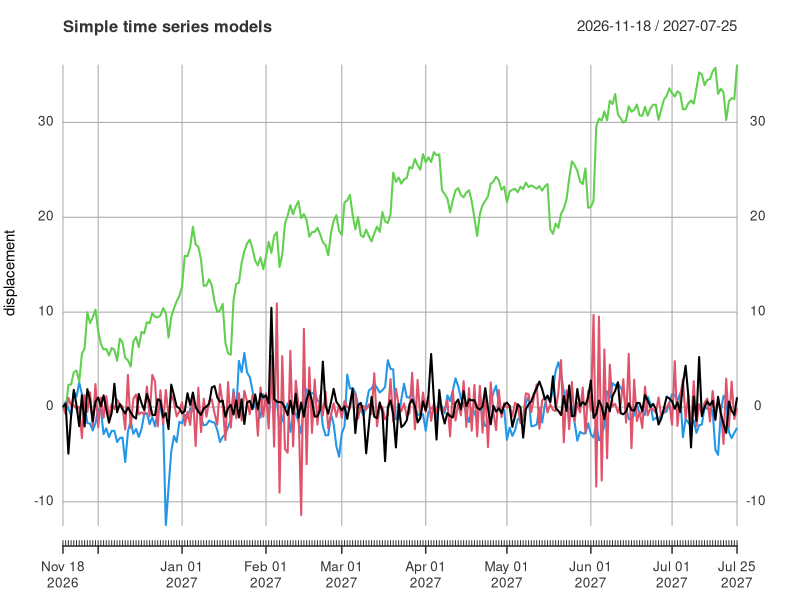
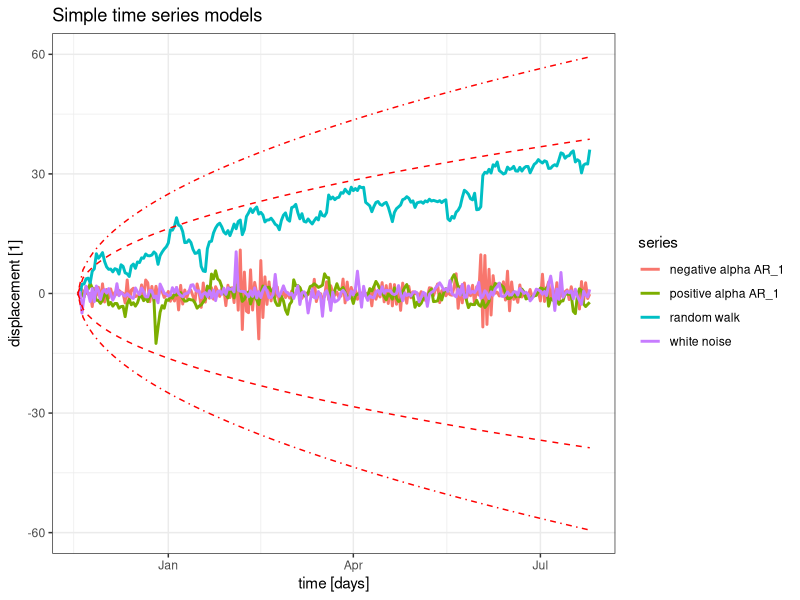
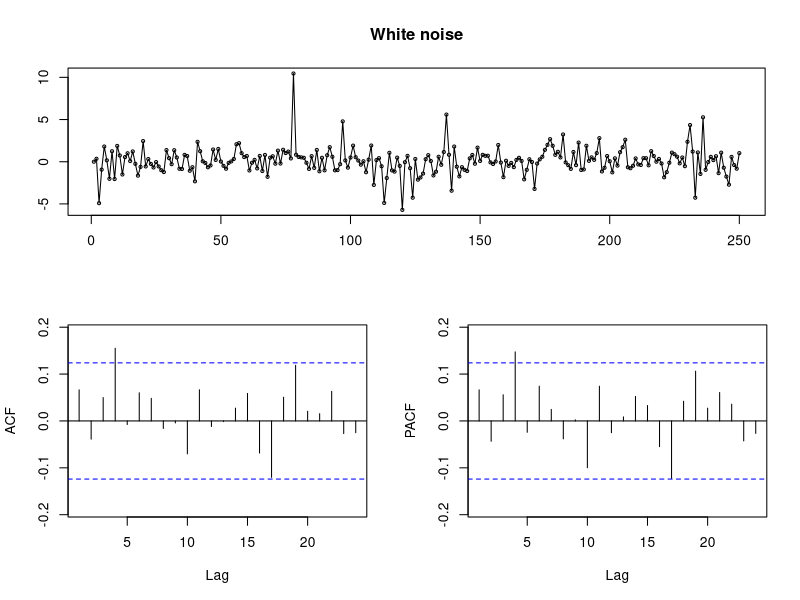
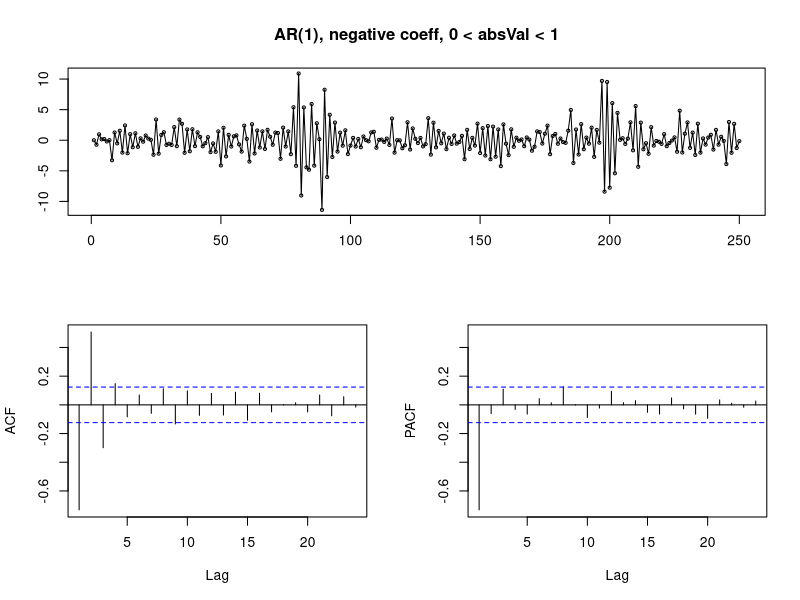
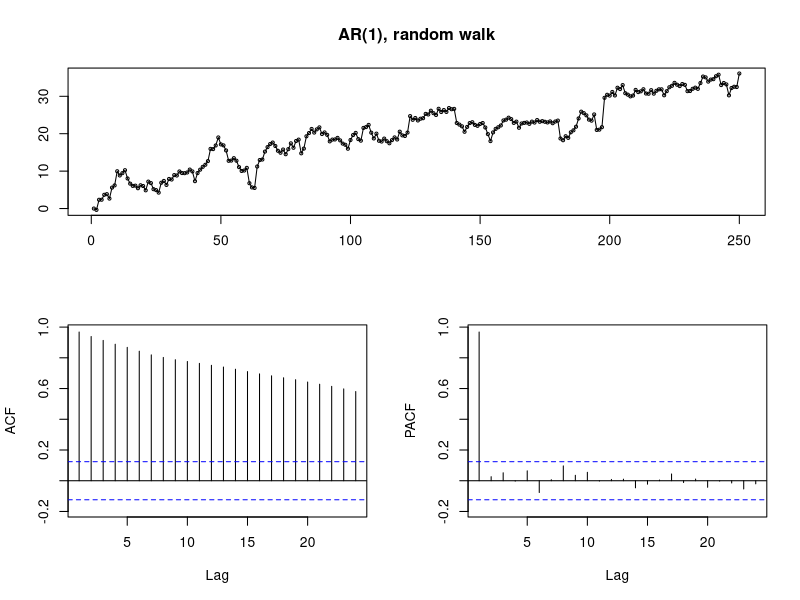
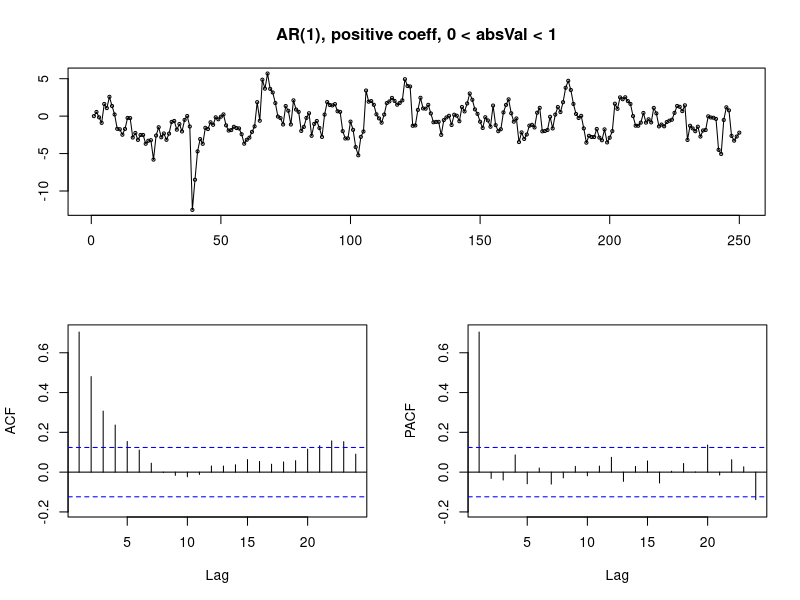
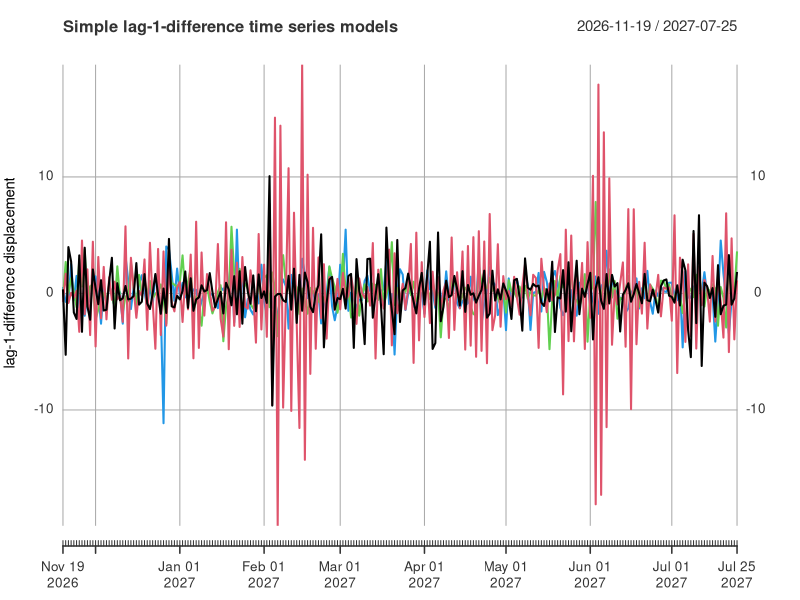
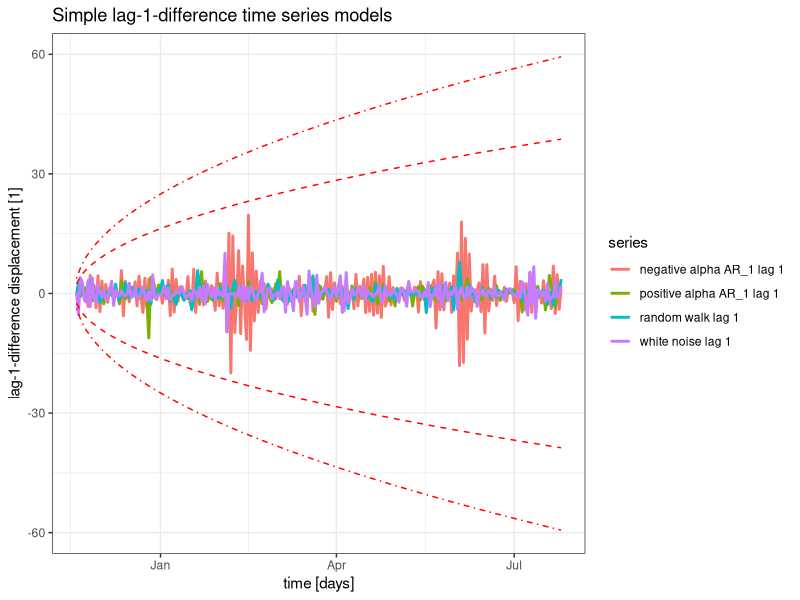

Reproduce these figures in R, in order.
## ---- chunk 1
knitr::opts_chunk$set(echo = TRUE)
## ---- chunk 2
library(tidyverse)
library(xts)
library(forecast)
library(urca)
## ---- chunk 3
n <- 250
alpha <- 0.75
sigma <- 2.0
df <- 3
type <- "gosset" # "gauss"
## ---- chunk 4
time <- Sys.Date() + 0:(n - 1)
## ---- chunk 5
ar_one_process <-
  function(n,
           y0 = 0,
           alpha = 1,
           sigma = 1,
           df = 3,
           type = "gauss") {
    
    y <- vector(mode = "numeric", length = n)
    y[1] <- y0
    
    if (type == "gauss") {
      # Gaussian white noise
      w <- rnorm(n = n, mean = 0, sd = sigma)
    } else if (type == "gosset") {
      # Gossetian white noise
      w <- rt(n = n, df = df)
    }
    
    for (i in 2:n) {
      y[i] <- alpha * y[i - 1] + w[i]
    }
    
    return(y)
    
  }
## ---- chunk 6
data <-
  tibble::tibble(
    y1 = ar_one_process(
      n = n,
      y0 = 0,
      alpha = 0.0,
      sigma = sigma,
      df = df,
      type = type
    ),
    y2 = ar_one_process(
      n = n,
      y0 = 0,
      alpha = -alpha,
      sigma = sigma,
      df = df,
      type = type
    ),
    y3 = ar_one_process(
      n = n,
      y0 = 0,
      alpha = 1.0,
      sigma = sigma,
      df = df,
      type = type
    ),
    y4 = ar_one_process(
      n = n,
      y0 = 0,
      alpha = alpha,
      sigma = sigma,
      df = df,
      type = type
    )
  )
## ---- chunk 7
y_xts <-
  xts::xts(
    x = data,
    order.by = time,
    frequency = 1,
    unique = TRUE
  )
## ---- chunk 8
quantileLineNorm <-
  function(x,
           sign = 1,
           prob = 0.89,
           sigma = 1.0) {
    t1 <- (x - Sys.Date())
    t2 <- as.numeric(t1)
    out <- sign * qnorm(p = prob, mean = 0, sd = sigma) * sqrt(t2)
    return(out)
  }
## ---- chunk 9
plot.xts(
  x = y_xts ,
  main = "Simple time series models" ,
  xlab = "time" ,
  ylab = "displacement"
)
## ---- chunk 10
mseries1 <-
  cbind(y_xts$y1 ,
        y_xts$y2 ,
        y_xts$y3 ,
        y_xts$y4)
names(mseries1) <-
  c("white noise" ,
    "negative alpha AR_1" ,
    "random walk" ,
    "positive alpha AR_1")
index(mseries1) <-
  as.Date(index(mseries1))

broom::tidy(x = mseries1) %>%
  ggplot(data = .,
         mapping = aes(x = index, y = value, colour = series)) +
  geom_line(size = 1.0) +
  labs(title = "Simple time series models") +
  xlab(label = "time [days]") +
  ylab(label = "displacement [1]") +
  stat_function(
    fun = quantileLineNorm,
    args = list(sign = 1,
                prob = 0.89,
                sigma = sigma),
    linetype = "dashed",
    colour = "red"
  ) +
  stat_function(
    fun = quantileLineNorm,
    args = list(
      sign = -1,
      prob = 0.89,
      sigma = sigma
    ),
    linetype = "dashed",
    colour = "red"
  ) +
  stat_function(
    fun = quantileLineNorm,
    args = list(sign = 1,
                prob = 0.97,
                sigma = sigma),
    linetype = "dotdash",
    colour = "red"
  ) +
  stat_function(
    fun = quantileLineNorm,
    args = list(
      sign = -1,
      prob = 0.97,
      sigma = sigma
    ),
    linetype = "dotdash",
    colour = "red"
  ) +
  theme_bw()
## ---- chunk 11
forecast::tsdisplay(
  x = y_xts$y1,
  plot.type = "partial",
  points = TRUE,
  ci.type = "white",
  na.action = na.pass,
  main = "White noise"
)
## ---- chunk 12
forecast::tsdisplay(
  x = y_xts$y2,
  plot.type = "partial",
  points = TRUE,
  ci.type = "white",
  na.action = na.pass,
  main = "AR(1), negative coeff, 0 < absVal < 1"
)
## ---- chunk 13
forecast::tsdisplay(
  x = y_xts$y3,
  plot.type = "partial",
  points = TRUE,
  ci.type = "white",
  na.action = na.pass,
  main = "AR(1), random walk"
)
## ---- chunk 14
forecast::tsdisplay(
  x = y_xts$y4,
  plot.type = "partial",
  points = TRUE,
  ci.type = "white",
  na.action = na.pass,
  main = "AR(1), positive coeff, 0 < absVal < 1"
)
## ---- chunk 15
coredata(y_xts) %>%
  apply(
    X = .,
    MARGIN = 2,
    FUN = ur.df,
    type = "none",
    #lags = 32 ,
    selectlags = "AIC"
  ) %>%
  map(function(urca.element) {
    return(
      tibble(
        critical_values = as.data.frame(urca.element@cval) %>%
          filter(row_number() == 1),
        test_statistic = urca.element@teststat
      )
    )
  }) %>%
  map(function(results_table) {
    results_table %>%
      transmute(
        .data = .,
        `0.01` = .$critical_values$`1pct`,
        `0.05` = .$critical_values$`5pct`,
        `0.10` = .$critical_values$`10pct`,
        teststat = .$test_statistic
      )
  }) %>%
  bind_rows(.id = "time_series")
## ---- chunk 16
coredata(y_xts) %>%
  apply(
    X = .,
    MARGIN = 2,
    FUN = ur.kpss,
    type = "mu" ,
    lags = "long"
  ) %>%
  map(function(urca.element) {
    return(
      tibble(
        critical_values = as.data.frame(urca.element@cval) %>%
          filter(row_number() == 1),
        test_statistic = urca.element@teststat
      )
    )
  }) %>%
  map(function(results_table) {
    results_table %>%
      transmute(
        .data = .,
        `0.01` = .$critical_values$`1pct`,
        `0.05` = .$critical_values$`5pct`,
        `0.10` = .$critical_values$`10pct`,
        teststat = .$test_statistic
      )
  }) %>%
  bind_rows(.id = "time_series")
## ---- chunk 17
y_diff_xts <- diff(x = y_xts, lag = 1) %>%
  na.omit(object = .)
## ---- chunk 18
plot.xts(
  x = y_diff_xts ,
  main = "Simple lag-1-difference time series models" ,
  xlab = "time" ,
  ylab = "lag-1-difference displacement"
)
## ---- chunk 19
mseries2 <-
  cbind(y_diff_xts$y1 ,
        y_diff_xts$y2 ,
        y_diff_xts$y3 ,
        y_diff_xts$y4)
names(mseries2) <-
  c(
    "white noise lag 1" ,
    "negative alpha AR_1 lag 1" ,
    "random walk lag 1" ,
    "positive alpha AR_1 lag 1"
  )
index(mseries2) <-
  as.Date(index(mseries2))

broom::tidy(x = mseries2) %>%
  ggplot(data = .,
         mapping = aes(x = index, y = value, colour = series)) +
  geom_line(size = 1.0) +
  labs(title = "Simple lag-1-difference time series models") +
  xlab(label = "time [days]") +
  ylab(label = "lag-1-difference displacement [1]") +
  stat_function(
    fun = quantileLineNorm,
    args = list(sign = 1,
                prob = 0.89,
                sigma = sigma),
    linetype = "dashed",
    colour = "red"
  ) +
  stat_function(
    fun = quantileLineNorm,
    args = list(
      sign = -1,
      prob = 0.89,
      sigma = sigma
    ),
    linetype = "dashed",
    colour = "red"
  ) +
  stat_function(
    fun = quantileLineNorm,
    args = list(sign = 1,
                prob = 0.97,
                sigma = sigma),
    linetype = "dotdash",
    colour = "red"
  ) +
  stat_function(
    fun = quantileLineNorm,
    args = list(
      sign = -1,
      prob = 0.97,
      sigma = sigma
    ),
    linetype = "dotdash",
    colour = "red"
  ) +
  theme_bw()
## ---- chunk 20
forecast::tsdisplay(
  x = y_diff_xts$y1,
  plot.type = "partial",
  points = TRUE,
  ci.type = "white",
  na.action = na.pass,
  main = "Lag-1-difference white noise"
)
## ---- chunk 21
forecast::tsdisplay(
  x = y_diff_xts$y2,
  plot.type = "partial",
  points = TRUE,
  ci.type = "white",
  na.action = na.pass,
  main = "Lag-1-difference AR(1), negative coeff, 0 < absVal < 1"
)
## ---- chunk 22
forecast::tsdisplay(
  x = y_diff_xts$y3,
  plot.type = "partial",
  points = TRUE,
  ci.type = "white",
  na.action = na.pass,
  main = "Lag-1-difference AR(1), random walk"
)
## ---- chunk 23
forecast::tsdisplay(
  x = y_diff_xts$y4,
  plot.type = "partial",
  points = TRUE,
  ci.type = "white",
  na.action = na.pass,
  main = "Lag-1-difference AR(1), positive coeff, 0 < absVal < 1"
)
## ---- chunk 24
coredata(y_diff_xts) %>%
  apply(
    X = .,
    MARGIN = 2,
    FUN = ur.df,
    type = "none",
    #lags = 32 ,
    selectlags = "AIC"
  ) %>%
  map(function(urca.element) {
    return(
      tibble(
        critical_values = as.data.frame(urca.element@cval) %>%
          filter(row_number() == 1),
        test_statistic = urca.element@teststat
      )
    )
  }) %>%
  map(function(results_table) {
    results_table %>%
      transmute(
        .data = .,
        `0.01` = .$critical_values$`1pct`,
        `0.05` = .$critical_values$`5pct`,
        `0.10` = .$critical_values$`10pct`,
        teststat = .$test_statistic
      )
  }) %>%
  bind_rows(.id = "time_series")
## ---- chunk 25
coredata(y_diff_xts) %>%
  apply(
    X = .,
    MARGIN = 2,
    FUN = ur.kpss,
    type = "mu" ,
    lags = "long"
  ) %>%
  map(function(urca.element) {
    return(
      tibble(
        critical_values = as.data.frame(urca.element@cval) %>%
          filter(row_number() == 1),
        test_statistic = urca.element@teststat
      )
    )
  }) %>%
  map(function(results_table) {
    results_table %>%
      transmute(
        .data = .,
        `0.01` = .$critical_values$`1pct`,
        `0.05` = .$critical_values$`5pct`,
        `0.10` = .$critical_values$`10pct`,
        teststat = .$test_statistic
      )
  }) %>%
  bind_rows(.id = "time_series")
## ---- chunk 26
sessionInfo()
